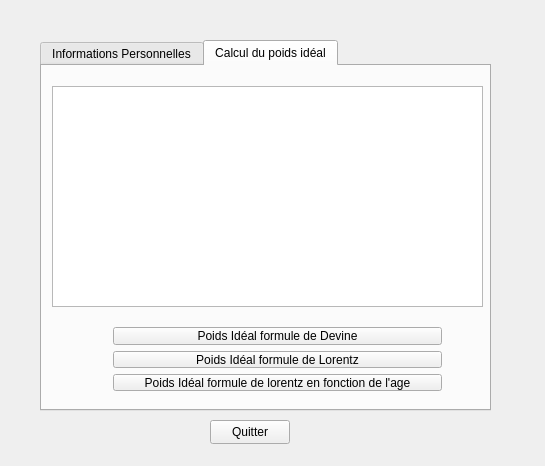
<?xml version="1.0" encoding="UTF-8"?>
<ui version="4.0">
 <class>IHM</class>
 <widget class="QWidget" name="IHM">
  <property name="enabled">
   <bool>true</bool>
  </property>
  <property name="geometry">
   <rect>
    <x>0</x>
    <y>0</y>
    <width>545</width>
    <height>466</height>
   </rect>
  </property>
  <property name="minimumSize">
   <size>
    <width>545</width>
    <height>466</height>
   </size>
  </property>
  <property name="maximumSize">
   <size>
    <width>545</width>
    <height>466</height>
   </size>
  </property>
  <property name="windowTitle">
   <string>IHM</string>
  </property>
  <widget class="QTabWidget" name="tabWidget">
   <property name="geometry">
    <rect>
     <x>40</x>
     <y>40</y>
     <width>451</width>
     <height>371</height>
    </rect>
   </property>
   <property name="tabPosition">
    <enum>QTabWidget::North</enum>
   </property>
   <property name="tabShape">
    <enum>QTabWidget::Rounded</enum>
   </property>
   <property name="currentIndex">
    <number>1</number>
   </property>
   <widget class="QWidget" name="tabInformationsPerso">
    <attribute name="title">
     <string>Informations Personnelles</string>
    </attribute>
    <widget class="QPushButton" name="pushButton_suite">
     <property name="geometry">
      <rect>
       <x>170</x>
       <y>250</y>
       <width>80</width>
       <height>24</height>
      </rect>
     </property>
     <property name="text">
      <string>Suite</string>
     </property>
    </widget>
    <widget class="QWidget" name="layoutWidget">
     <property name="geometry">
      <rect>
       <x>80</x>
       <y>60</y>
       <width>274</width>
       <height>189</height>
      </rect>
     </property>
     <layout class="QVBoxLayout" name="verticalLayout">
      <item>
       <layout class="QHBoxLayout" name="horizontalLayout">
        <item>
         <widget class="QLabel" name="label_Nom">
          <property name="text">
           <string>Nom</string>
          </property>
         </widget>
        </item>
        <item>
         <widget class="QLineEdit" name="lineEdit_Nom"/>
        </item>
       </layout>
      </item>
      <item>
       <layout class="QHBoxLayout" name="horizontalLayout_2">
        <item>
         <widget class="QLabel" name="label_Prenom">
          <property name="text">
           <string>Prénom</string>
          </property>
         </widget>
        </item>
        <item>
         <widget class="QLineEdit" name="lineEdit_Prenom"/>
        </item>
       </layout>
      </item>
      <item>
       <layout class="QHBoxLayout" name="horizontalLayout_3">
        <item>
         <widget class="QLabel" name="label_Sexe">
          <property name="text">
           <string>Sexe</string>
          </property>
         </widget>
        </item>
        <item>
         <widget class="QRadioButton" name="radioButton_Sexe_Homme">
          <property name="text">
           <string>Homme</string>
          </property>
          <property name="checked">
           <bool>true</bool>
          </property>
         </widget>
        </item>
        <item>
         <widget class="QRadioButton" name="radioButton_Sexe_Femme">
          <property name="text">
           <string>Femme</string>
          </property>
          <property name="checkable">
           <bool>true</bool>
          </property>
         </widget>
        </item>
       </layout>
      </item>
      <item>
       <layout class="QHBoxLayout" name="horizontalLayout_4">
        <item>
         <widget class="QLabel" name="label_Age">
          <property name="text">
           <string>Age</string>
          </property>
         </widget>
        </item>
        <item>
         <widget class="QSpinBox" name="spinBox_Age">
          <property name="minimum">
           <number>1</number>
          </property>
          <property name="maximum">
           <number>200</number>
          </property>
         </widget>
        </item>
       </layout>
      </item>
      <item>
       <layout class="QHBoxLayout" name="horizontalLayout_5">
        <item>
         <widget class="QLabel" name="label_Poids">
          <property name="text">
           <string>Poids (kg)</string>
          </property>
         </widget>
        </item>
        <item>
         <widget class="QDoubleSpinBox" name="doubleSpinBox_Poids">
          <property name="minimum">
           <double>15.000000000000000</double>
          </property>
          <property name="maximum">
           <double>300.000000000000000</double>
          </property>
          <property name="singleStep">
           <double>0.010000000000000</double>
          </property>
         </widget>
        </item>
       </layout>
      </item>
      <item>
       <layout class="QHBoxLayout" name="horizontalLayout_6">
        <item>
         <widget class="QLabel" name="label_Taille">
          <property name="text">
           <string>Taille (m)</string>
          </property>
         </widget>
        </item>
        <item>
         <widget class="QDoubleSpinBox" name="doubleSpinBox_Taille">
          <property name="minimum">
           <double>0.500000000000000</double>
          </property>
          <property name="maximum">
           <double>3.000000000000000</double>
          </property>
          <property name="singleStep">
           <double>0.010000000000000</double>
          </property>
         </widget>
        </item>
       </layout>
      </item>
     </layout>
    </widget>
   </widget>
   <widget class="QWidget" name="tabCalcul">
    <attribute name="title">
     <string>Calcul du poids idéal</string>
    </attribute>
    <widget class="QTextEdit" name="textEdit_Calcul">
     <property name="geometry">
      <rect>
       <x>10</x>
       <y>20</y>
       <width>431</width>
       <height>221</height>
      </rect>
     </property>
     <property name="readOnly">
      <bool>true</bool>
     </property>
    </widget>
    <widget class="QWidget" name="layoutWidget">
     <property name="geometry">
      <rect>
       <x>60</x>
       <y>250</y>
       <width>351</width>
       <height>86</height>
      </rect>
     </property>
     <layout class="QVBoxLayout" name="verticalLayout_2">
      <item>
       <widget class="QPushButton" name="pushButton_Devine">
        <property name="text">
         <string>Poids Idéal formule de Devine</string>
        </property>
       </widget>
      </item>
      <item>
       <widget class="QPushButton" name="pushButton_Lorentz">
        <property name="text">
         <string>Poids Idéal formule de Lorentz</string>
        </property>
       </widget>
      </item>
      <item>
       <widget class="QPushButton" name="pushButton_Lorentz_Age">
        <property name="text">
         <string>Poids Idéal formule de lorentz en fonction de l'age</string>
        </property>
       </widget>
      </item>
     </layout>
    </widget>
   </widget>
  </widget>
  <widget class="QPushButton" name="pushButton_Quitter">
   <property name="geometry">
    <rect>
     <x>210</x>
     <y>420</y>
     <width>80</width>
     <height>24</height>
    </rect>
   </property>
   <property name="text">
    <string>Quitter</string>
   </property>
  </widget>
 </widget>
 <layoutdefault spacing="6" margin="11"/>
 <resources/>
 <connections>
  <connection>
   <sender>pushButton_Quitter</sender>
   <signal>clicked()</signal>
   <receiver>IHM</receiver>
   <slot>close()</slot>
   <hints>
    <hint type="sourcelabel">
     <x>275</x>
     <y>432</y>
    </hint>
    <hint type="destinationlabel">
     <x>364</x>
     <y>436</y>
    </hint>
   </hints>
  </connection>
  <connection>
   <sender>pushButton_suite</sender>
   <signal>clicked()</signal>
   <receiver>tabWidget</receiver>
   <slot>show()</slot>
   <hints>
    <hint type="sourcelabel">
     <x>243</x>
     <y>323</y>
    </hint>
    <hint type="destinationlabel">
     <x>126</x>
     <y>61</y>
    </hint>
   </hints>
  </connection>
 </connections>
</ui>
